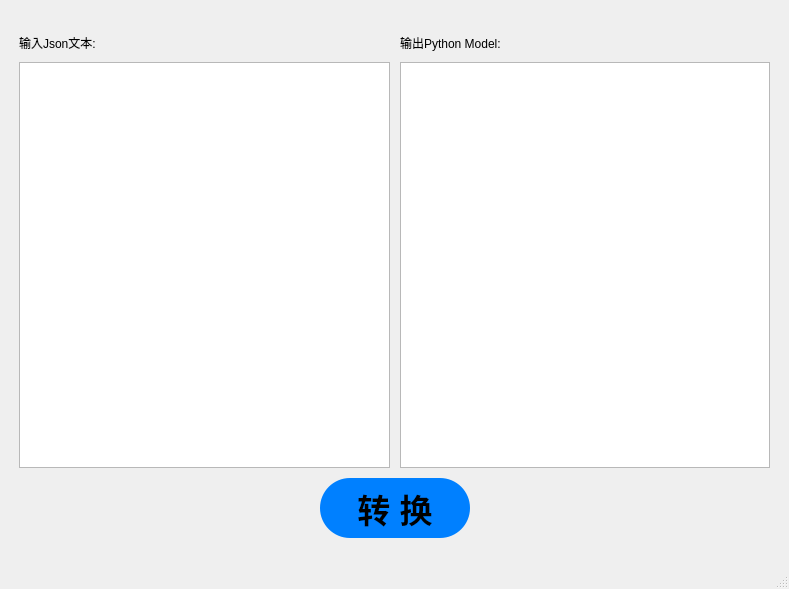
<?xml version="1.0" encoding="UTF-8"?>
<ui version="4.0">
 <class>GLPyJson2Model</class>
 <widget class="QMainWindow" name="GLPyJson2Model">
  <property name="geometry">
   <rect>
    <x>0</x>
    <y>0</y>
    <width>789</width>
    <height>589</height>
   </rect>
  </property>
  <property name="sizePolicy">
   <sizepolicy hsizetype="Preferred" vsizetype="Preferred">
    <horstretch>0</horstretch>
    <verstretch>0</verstretch>
   </sizepolicy>
  </property>
  <property name="windowTitle">
   <string>Python 下的 JSON 转 Model Class </string>
  </property>
  <property name="windowOpacity">
   <double>1.000000000000000</double>
  </property>
  <widget class="QWidget" name="centralwidget">
   <layout class="QVBoxLayout" name="verticalLayout_3">
    <item>
     <layout class="QVBoxLayout" name="verticalLayout">
      <property name="spacing">
       <number>10</number>
      </property>
      <property name="sizeConstraint">
       <enum>QLayout::SetMaximumSize</enum>
      </property>
      <property name="leftMargin">
       <number>10</number>
      </property>
      <property name="topMargin">
       <number>25</number>
      </property>
      <property name="rightMargin">
       <number>10</number>
      </property>
      <property name="bottomMargin">
       <number>20</number>
      </property>
      <item>
       <layout class="QHBoxLayout" name="horizontalLayout_3">
        <property name="spacing">
         <number>10</number>
        </property>
        <property name="topMargin">
         <number>0</number>
        </property>
        <item>
         <widget class="QLabel" name="label_2">
          <property name="text">
           <string>输入Json文本:</string>
          </property>
         </widget>
        </item>
        <item>
         <widget class="QLabel" name="label">
          <property name="text">
           <string>输出Python Model:</string>
          </property>
         </widget>
        </item>
       </layout>
      </item>
      <item>
       <layout class="QHBoxLayout" name="horizontalLayout">
        <property name="spacing">
         <number>10</number>
        </property>
        <property name="sizeConstraint">
         <enum>QLayout::SetMaximumSize</enum>
        </property>
        <item>
         <widget class="QTextEdit" name="jsonEdit">
          <property name="acceptRichText">
           <bool>false</bool>
          </property>
         </widget>
        </item>
        <item>
         <widget class="QTextEdit" name="pyEdit">
          <property name="readOnly">
           <bool>false</bool>
          </property>
          <property name="acceptRichText">
           <bool>false</bool>
          </property>
         </widget>
        </item>
       </layout>
      </item>
      <item>
       <layout class="QHBoxLayout" name="horizontalLayout_2">
        <property name="topMargin">
         <number>0</number>
        </property>
        <item>
         <spacer name="horizontalSpacer">
          <property name="orientation">
           <enum>Qt::Horizontal</enum>
          </property>
          <property name="sizeHint" stdset="0">
           <size>
            <width>40</width>
            <height>20</height>
           </size>
          </property>
         </spacer>
        </item>
        <item>
         <widget class="QPushButton" name="convertBtn">
          <property name="minimumSize">
           <size>
            <width>150</width>
            <height>60</height>
           </size>
          </property>
          <property name="maximumSize">
           <size>
            <width>180</width>
            <height>60</height>
           </size>
          </property>
          <property name="font">
           <font>
            <pointsize>25</pointsize>
            <weight>75</weight>
            <bold>true</bold>
           </font>
          </property>
          <property name="styleSheet">
           <string notr="true">QPushButton {
background-color: rgb(0, 128, 255);
border-radius: 30px;
}
QPushButton:hover {
background-color: rgba(0, 128, 255, 200);
}
QPushButton:pressed {
background-color: rgba(0, 128, 255, 255);
}</string>
          </property>
          <property name="text">
           <string>转 换</string>
          </property>
         </widget>
        </item>
        <item>
         <spacer name="horizontalSpacer_2">
          <property name="orientation">
           <enum>Qt::Horizontal</enum>
          </property>
          <property name="sizeHint" stdset="0">
           <size>
            <width>40</width>
            <height>20</height>
           </size>
          </property>
         </spacer>
        </item>
       </layout>
      </item>
     </layout>
    </item>
   </layout>
  </widget>
  <widget class="QMenuBar" name="menubar">
   <property name="geometry">
    <rect>
     <x>0</x>
     <y>0</y>
     <width>789</width>
     <height>22</height>
    </rect>
   </property>
  </widget>
  <widget class="QStatusBar" name="statusbar"/>
 </widget>
 <resources/>
 <connections>
  <connection>
   <sender>convertBtn</sender>
   <signal>clicked()</signal>
   <receiver>GLPyJson2Model</receiver>
   <slot>onConvert()</slot>
   <hints>
    <hint type="sourcelabel">
     <x>400</x>
     <y>541</y>
    </hint>
    <hint type="destinationlabel">
     <x>399</x>
     <y>299</y>
    </hint>
   </hints>
  </connection>
 </connections>
 <slots>
  <slot>onConvert()</slot>
 </slots>
</ui>
